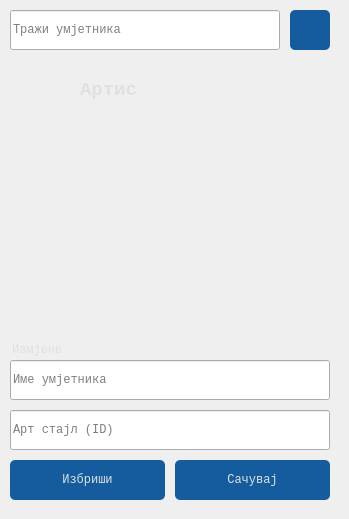
       <widget class="QWidget" name="page_artist">
        <property name="styleSheet">
         <string notr="true">QPushButton#btn_search_artist, #btn_artist_delete, #btn_artist_save {
	background-color: rgb(20, 92, 158);
	color: rgb(224, 224, 226);
	border-radius: 5px;
}
QPushButton#btn_search_artist:hover, #btn_artist_delete:hover, #btn_artist_save:hover {
	background-color: rgb(19, 55, 88);
}
QPushButton#btn_search_artist:pressed, #btn_artist_delete:pressed, #btn_artist_save:pressed {
	background-color: rgb(19, 37, 53);
}</string>
        </property>
        <widget class="QPushButton" name="btn_search_artist">
         <property name="geometry">
          <rect>
           <x>290</x>
           <y>10</y>
           <width>40</width>
           <height>40</height>
          </rect>
         </property>
         <property name="font">
          <font>
           <family>Courier New</family>
           <pointsize>9</pointsize>
           <weight>50</weight>
           <bold>false</bold>
          </font>
         </property>
         <property name="styleSheet">
          <string notr="true">QPushButton#btn_search_artist {
	border-image: url(:/icons/images/icons/search.png);
}
QPushButton#btn_search_artist:hover {
	border-image: url(:/icons/images/icons/hover_search.png);
}</string>
         </property>
         <property name="text">
          <string/>
         </property>
        </widget>
        <widget class="QLineEdit" name="input_artist">
         <property name="geometry">
          <rect>
           <x>10</x>
           <y>10</y>
           <width>270</width>
           <height>40</height>
          </rect>
         </property>
         <property name="font">
          <font>
           <family>Courier New</family>
           <pointsize>9</pointsize>
          </font>
         </property>
         <property name="styleSheet">
          <string notr="true"/>
         </property>
         <property name="echoMode">
          <enum>QLineEdit::Normal</enum>
         </property>
         <property name="alignment">
          <set>Qt::AlignLeading|Qt::AlignLeft|Qt::AlignVCenter</set>
         </property>
         <property name="placeholderText">
          <string>Тражи умјетника</string>
         </property>
         <property name="clearButtonEnabled">
          <bool>true</bool>
         </property>
        </widget>
        <widget class="QWidget" name="widget_artist" native="true">
         <property name="geometry">
          <rect>
           <x>0</x>
           <y>50</y>
           <width>340</width>
           <height>460</height>
          </rect>
         </property>
         <widget class="QLabel" name="artist_art">
          <property name="geometry">
           <rect>
            <x>10</x>
            <y>10</y>
            <width>60</width>
            <height>60</height>
           </rect>
          </property>
          <property name="font">
           <font>
            <family>Courier New</family>
            <pointsize>9</pointsize>
           </font>
          </property>
          <property name="styleSheet">
           <string notr="true">border-image: url(:/art/images/art/art_1.png);</string>
          </property>
          <property name="text">
           <string/>
          </property>
          <property name="alignment">
           <set>Qt::AlignCenter</set>
          </property>
         </widget>
         <widget class="QLabel" name="artist_name">
          <property name="geometry">
           <rect>
            <x>80</x>
            <y>20</y>
            <width>250</width>
            <height>40</height>
           </rect>
          </property>
          <property name="font">
           <font>
            <family>Courier New</family>
            <pointsize>14</pointsize>
            <weight>75</weight>
            <bold>true</bold>
           </font>
          </property>
          <property name="styleSheet">
           <string notr="true">color: rgb(224, 224, 226);</string>
          </property>
          <property name="text">
           <string>Артис</string>
          </property>
          <property name="alignment">
           <set>Qt::AlignLeading|Qt::AlignLeft|Qt::AlignVCenter</set>
          </property>
         </widget>
         <widget class="QLabel" name="admin_6">
          <property name="geometry">
           <rect>
            <x>12</x>
            <y>280</y>
            <width>320</width>
            <height>40</height>
           </rect>
          </property>
          <property name="font">
           <font>
            <family>Courier New</family>
            <pointsize>9</pointsize>
            <weight>50</weight>
            <bold>false</bold>
           </font>
          </property>
          <property name="styleSheet">
           <string notr="true">color: rgb(224, 224, 226);</string>
          </property>
          <property name="text">
           <string>Измјене</string>
          </property>
          <property name="alignment">
           <set>Qt::AlignLeading|Qt::AlignLeft|Qt::AlignVCenter</set>
          </property>
         </widget>
         <widget class="QPushButton" name="btn_artist_delete">
          <property name="geometry">
           <rect>
            <x>10</x>
            <y>410</y>
            <width>155</width>
            <height>40</height>
           </rect>
          </property>
          <property name="font">
           <font>
            <family>Courier New</family>
            <pointsize>9</pointsize>
            <weight>50</weight>
            <bold>false</bold>
           </font>
          </property>
          <property name="styleSheet">
           <string notr="true"/>
          </property>
          <property name="text">
           <string>Избриши</string>
          </property>
         </widget>
         <widget class="QPushButton" name="btn_artist_save">
          <property name="geometry">
           <rect>
            <x>175</x>
            <y>410</y>
            <width>155</width>
            <height>40</height>
           </rect>
          </property>
          <property name="font">
           <font>
            <family>Courier New</family>
            <pointsize>9</pointsize>
            <weight>50</weight>
            <bold>false</bold>
           </font>
          </property>
          <property name="styleSheet">
           <string notr="true"/>
          </property>
          <property name="text">
           <string>Сачувај</string>
          </property>
         </widget>
         <widget class="QLineEdit" name="input_artist_name">
          <property name="geometry">
           <rect>
            <x>10</x>
            <y>310</y>
            <width>320</width>
            <height>40</height>
           </rect>
          </property>
          <property name="font">
           <font>
            <family>Courier New</family>
            <pointsize>9</pointsize>
           </font>
          </property>
          <property name="styleSheet">
           <string notr="true"/>
          </property>
          <property name="echoMode">
           <enum>QLineEdit::Normal</enum>
          </property>
          <property name="alignment">
           <set>Qt::AlignLeading|Qt::AlignLeft|Qt::AlignVCenter</set>
          </property>
          <property name="placeholderText">
           <string>Име умјетника</string>
          </property>
          <property name="clearButtonEnabled">
           <bool>true</bool>
          </property>
         </widget>
         <widget class="QLineEdit" name="input_artist_art">
          <property name="geometry">
           <rect>
            <x>10</x>
            <y>360</y>
            <width>320</width>
            <height>40</height>
           </rect>
          </property>
          <property name="font">
           <font>
            <family>Courier New</family>
            <pointsize>9</pointsize>
           </font>
          </property>
          <property name="styleSheet">
           <string notr="true"/>
          </property>
          <property name="echoMode">
           <enum>QLineEdit::Normal</enum>
          </property>
          <property name="alignment">
           <set>Qt::AlignLeading|Qt::AlignLeft|Qt::AlignVCenter</set>
          </property>
          <property name="placeholderText">
           <string>Арт стајл (ID)</string>
          </property>
          <property name="clearButtonEnabled">
           <bool>true</bool>
          </property>
         </widget>
        </widget>
       </widget>
